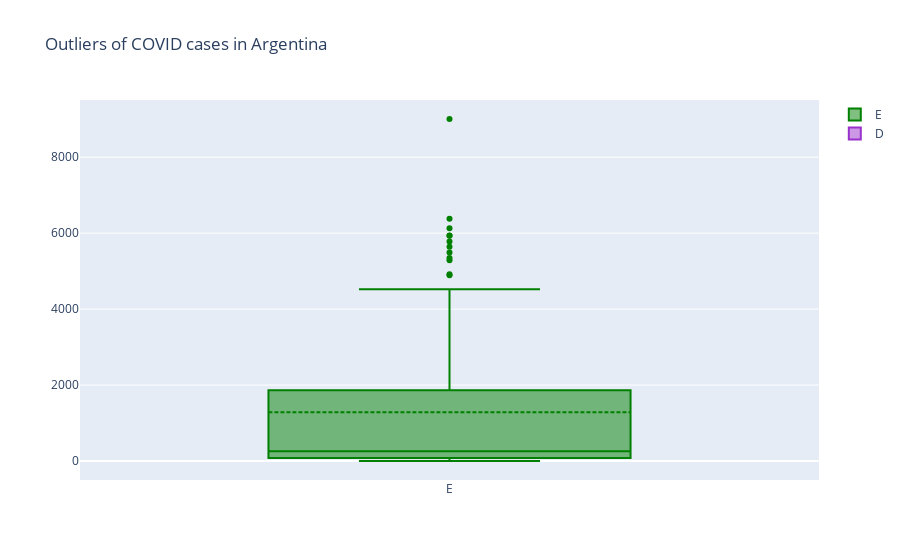

The code cell stored with this chart in its notebook:
### Code cell
fig = go.Figure()
fig.add_trace(go.Box(y=df666.E_average,
                     boxmean=True, # only mean visible on plot
                     marker_color="green",
                     name="E"))
fig.add_trace(go.Box(y=df666.date,
                     boxmean='sd', # mean and SD visible on plot
                     marker_color="darkorchid",
                     name="D"))
fig.update_layout(title="Outliers of COVID cases in Argentina")
fig.show()              #@Natalio666Altube

### Figure 1 — Plotly figure (JSON) as saved in the notebook; plotly's stock layout.template omitted (floating-point values rounded to 4 significant figures; data arrays with more than 128 entries replaced by an {"elided": "..."} marker saying what was removed)
{"data": [{"boxmean": true, "marker": {"color": "green"}, "name": "E", "type": "box", "y": {"elided": "149 int values"}}, {"boxmean": "sd", "marker": {"color": "darkorchid"}, "name": "D", "type": "box", "y": {"elided": "149 str values"}}], "layout": {"title": {"text": "Outliers of COVID cases in Argentina"}}}
